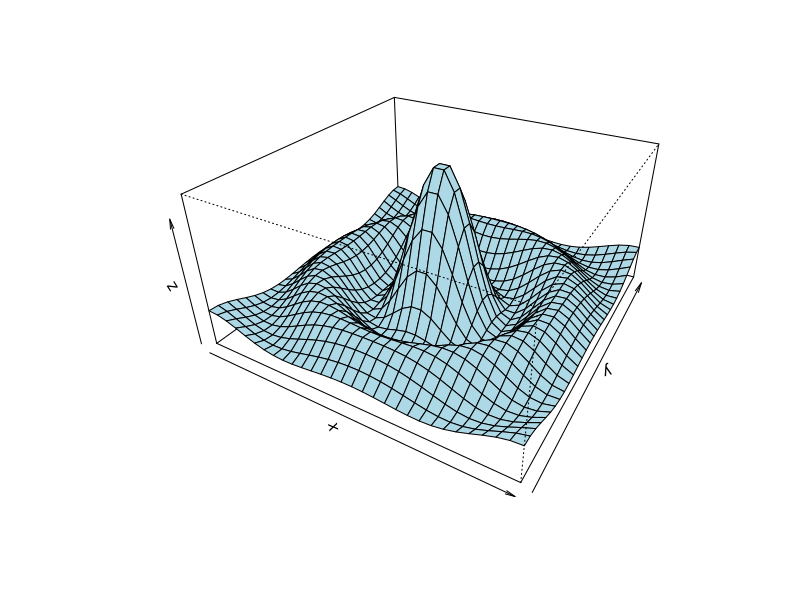
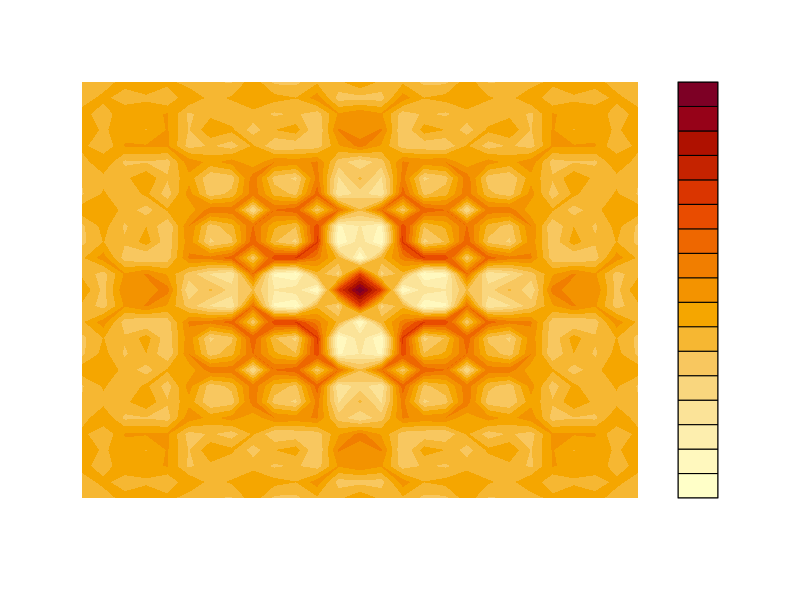

Generate these figures, in order, with R:
x <- seq(-10, 10, length= 30)
y <- x
f <- function(x, y) { r <- sqrt(x^2+y^2); 10 * sin(r)/r }
z <- outer(x, y, f)
#z[is.na(z)] <- 1
persp(x, y, z, theta = 30, phi = 30, expand = 0.5, col = "lightblue")


?outer

x <- y <- seq(-4*pi, 4*pi, len = 27)
r <- sqrt(outer(x^2, y^2, "+"))
filled.contour(cos(r^2)*exp(-r/(2*pi)), axes = FALSE)
